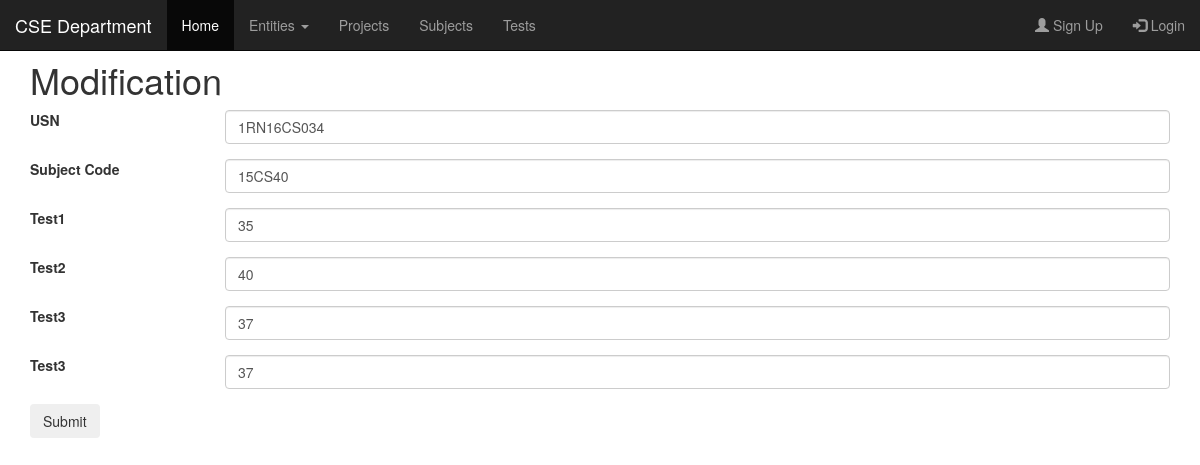
The app's page /update_tests/1RN16CS034/15CS40, older data.
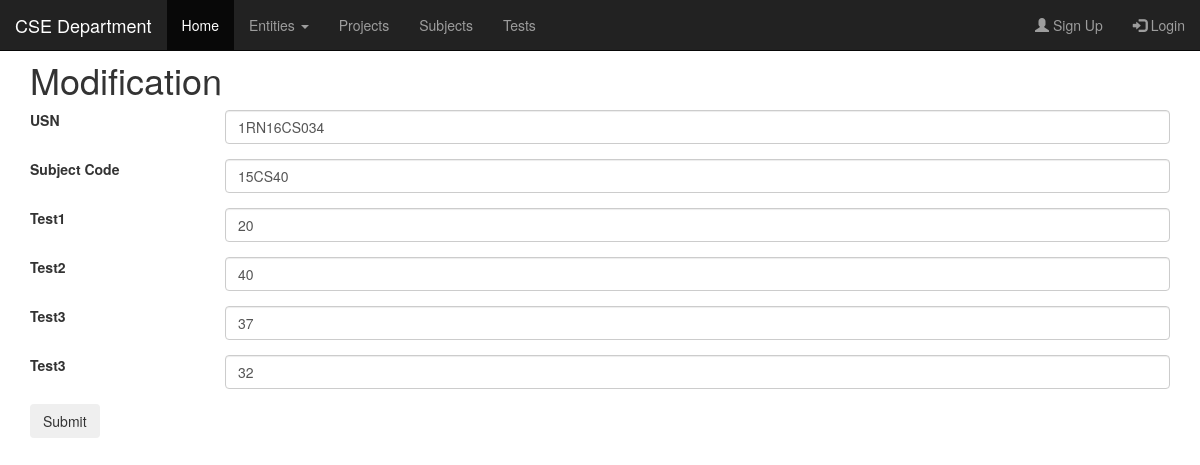
The same page, newer data.
### tables this page shows
CREATE TABLE Tests (
Test1 INTEGER,
Test2 INTEGER,
Test3 INTEGER,
Test_Cumalative INTEGER,
USN CHAR(10),
SubCode VARCHAR(10),
FOREIGN KEY(SubCode) REFERENCES Subject(Sub_code) ON DELETE CASCADE,
FOREIGN KEY(SubCode) REFERENCES Subject(Sub_code) ON UPDATE CASCADE,
FOREIGN KEY(USN) REFERENCES STUDENT(USN) ON DELETE CASCADE,
FOREIGN KEY(USN) REFERENCES STUDENT(USN) ON UPDATE CASCADE
);

### flaskapp.py (the view)
@app.route('/update_tests/<string:USN>/<string:SubCode>', methods=['GET', 'POST'])
def update_test(USN, SubCode):
	if request.method == "GET":
		tests = query_db("SELECT * FROM tests WHERE USN=? and SubCode=? ", [USN, SubCode], one=True)
		return render_template("/test/update_tests.html", tests=tests)
	if request.method == "POST":
		tests = request.form.to_dict()
		values = [tests["Test1"], tests["Test2"], tests["Test3"], USN, SubCode]
		change_db("UPDATE Tests SET Test1=?, Test2=?, Test3=? WHERE USN=? and SubCode=?", values)
		return redirect(url_for("index_test"))

### flaskapp.py (called while the page is built)
def get_db():
	db = getattr(g, '_database', None)
	if db is None:
		db = g._database = sqlite3.connect(DATABASE)
		db.row_factory = sqlite3.Row
	return db

def query_db(query, args=(), one=False):
	cur = get_db().execute(query, args)
	rv = cur.fetchall()
	cur.close()
	return (rv[0] if rv else None) if one else rv

@app.teardown_appcontext
def close_connection(exception):
	db = getattr(g, '_database', None)
	if db is not None:
		db.close()

### templates/test/update_tests.html
{% extends "/test/form_tests.html" %}
{% block title %}Modification{% endblock %}

### templates/test/form_tests.html
{% extends "base.html" %}
{% block content %}
<form action = "#" method="post">
    <div class="form-group row">
        <label for="mail" class="col-sm-2 col-form-label">USN</label>
        <div class="col-sm-10">
            <input type="text" class="form-control" id="USN" name="USN" value={{tests.USN}}>
        </div>
    </div>
    <div class="form-group row">
        <label for="mail" class="col-sm-2 col-form-label">Subject Code</label>
        <div class="col-sm-10">
            <input type="text" class="form-control" id="Code" name="Code" value={{tests.SubCode}}>
        </div>
    </div>
		<div class="form-group row">
        <label for="mail" class="col-sm-2 col-form-label">Test1</label>
        <div class="col-sm-10">
            <input type="number" class="form-control" id="Test1" name="Test1" value={{tests.Test1}}>
        </div>
    </div>
		<div class="form-group row">
        <label for="mail" class="col-sm-2 col-form-label">Test2</label>
        <div class="col-sm-10">
            <input type="number" class="form-control" id="Test2" name="Test2" value={{tests.Test2}}>
        </div>
    </div>
		<div class="form-group row">
				<label for="mail" class="col-sm-2 col-form-label">Test3</label>
				<div class="col-sm-10">
						<input type="number" class="form-control" id="Test3" name="Test3" value={{tests.Test3}}>
				</div>
		</div>
    <div class="form-group row">
				<label for="mail" class="col-sm-2 col-form-label">Test3</label>
				<div class="col-sm-10">
						<input type="number" class="form-control" id="Test_Cumulative" name="Test_Cumalative" value={{(tests.Test1+tests.Test2+tests.Test3)//3}}>
				</div>
		</div>
		<button type="submit" class="btn btn-secondary" value="Submit">Submit</button>
</form>
{% endblock %}

Row changes from the older to the newer data that the page shows:
changed Tests "1RN16CS034": Test1 "35" → "20"; Test_Cumalative "37" → "32"
